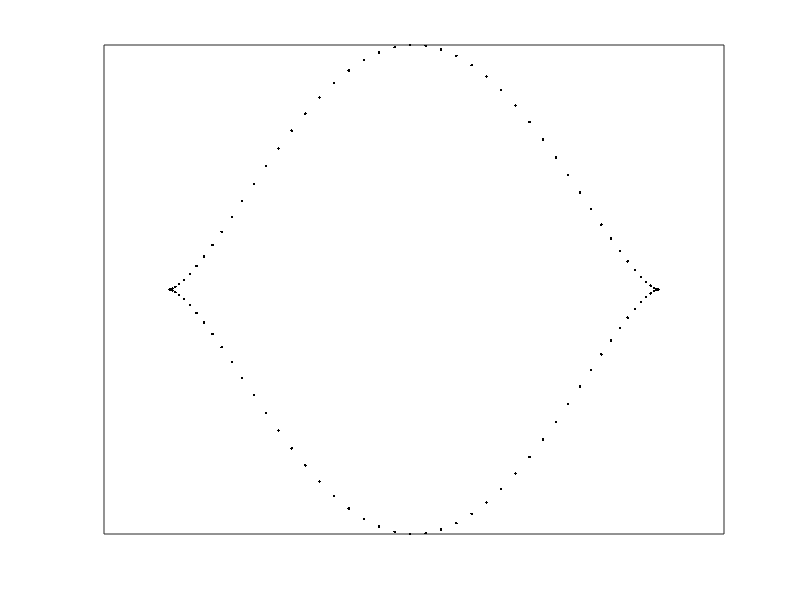

Write MATLAB code to recreate this figure.
% =========================================================================
%  Description:
%    This script generates and plots a parametric curve resembling a mouth 
%    shape using trigonometric functions. The shape is defined using 
%    a cosine function for the x-coordinates and a sine-powered function 
%    for the y-coordinates.
%
% =========================================================================
%  A Parametric Function for Fitting Simple Closed Curves: The ParamFit Algorithm
%  
%  Authors:
%    Felipe A. Medécigo-Cabriales 1
%    Francisco Alejandro Alaffita-Hernández 1
%    Beatris Adriana Escobedo-Trujillo 2
%
%  Affiliation:
%    1 Centro de Investigación en Recursos Energéticos y Sustentables, 
%       Universidad Veracruzana, Coatzacoalcos, Veracruz, México.
%    2 Facultad de Ingeniería, Universidad Veracruzana, 
%       Coatzacoalcos, Veracruz, México.
%
%  Contact:
%    Corresponding author: bescobedo@uv.mx
%
%  Description:
%    This script/function is part of the ParamFit algorithm implementation,
%    which provides a parametric function for fitting simple closed curves
%    using the Levenberg-Marquardt optimization method. The method has 
%    been successfully applied to the classification of seeds, diatoms, 
%    and geometric planar curves.
%
%  Citation:
%    If you use this code, please cite:
%    "A Parametric Function for Fitting Simple Closed Curves: The ParamFit Algorithm", Medécigo-Cabriales et al.
% =========================================================================


clc;
clear;

% Define the parameterization interval
theta = linspace(0, 2*pi, 100);  % Vector of theta values from 0 to 2π

% Define shape parameters
a = 15;
b = 8;

% Compute the parametric equations
x = a * cos(theta);         % x-coordinate as a function of theta
y = a * (sin(theta)).^3;    % y-coordinate as a function of theta

% Plot the curve
figure;
plot(x, y, 'k.', 'LineWidth', 2);  

% Formatting
axis equal;  % Ensure equal scaling on both axes
set(gca, 'XTick', [], 'YTick', []);  % Remove axis ticks
